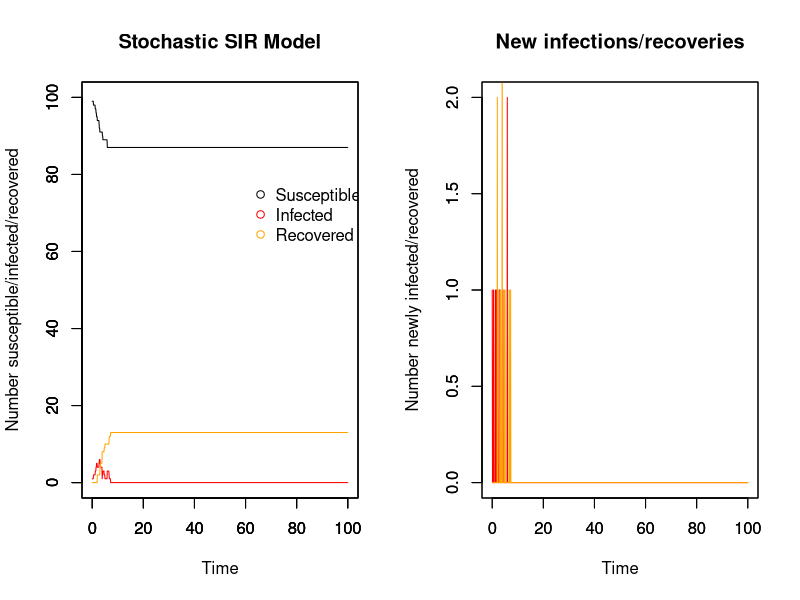
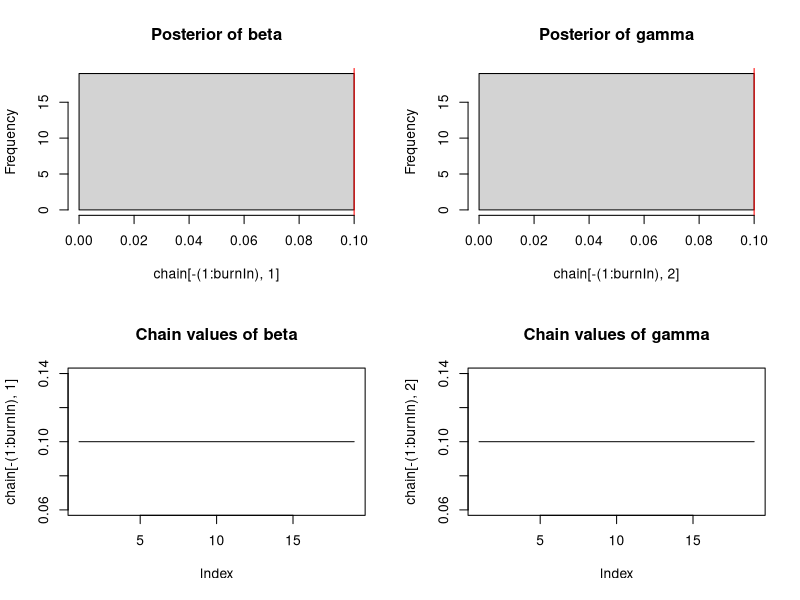

Write the R code that produced these figures, in order.
## Stochastic model with MCMC
## 04/11/17

##########################
## Input values for SIR ##
##########################

# Time
timestep <- 0.1
times <- seq(0, 100, by = timestep)

# Initial population: N-1 susceptible, 1 infectious, 0 recovered
init.values = c(
  S = 100-1,
  I = 1,
  R = 0
)
N = sum(init.values)

# Beta & gammma
beta <- 0.008
gamma <- 0.5

###############
## The model ##
###############

# Array for holding collective disease status information for whole period of time
data <- array(0, dim =c(length(times), length(init.values)+3))
data[,1] <- times # make first column the timesteps to make plotting easier later on
  
# For loops for calculating the numbers susceptible, infected, and recovered at each timepoint
for (time in times){
  if (time == 0){ # Set up the number of S/I/R at time 0
    data[1,2] <- init.values["S"] # number of susceptibles at time 0
    data[1,3] <- init.values["I"] # number of infecteds at time 0
    data[1,4] <- init.values["R"] # number of recovereds at time 0
    data[1,5] <- init.values["I"] # number newly infected at time 0
    data[1,6] <- init.values["R"] # number newly recovered at time 0
      
  } else{
    whole_time <- 1/timestep * time # makes time into the whole number that it corresponds to in the array
    #inf <- rbinom(1, size = data[whole_time,2], prob = foi_t) # number who become infected in this timestep
    #rec <- rbinom(1, size = data[whole_time,3], prob = r_t)# number who become recovered in this timestep
    
    inf <- rbinom(1, size = data[whole_time,2], (1-(exp(-beta*data[whole_time,3]*timestep)))) # number who become infected in this timestep
    rec <- rbinom(1, size = data[whole_time,3], (1-(exp(-gamma*timestep)))) # number who become recovered in this timestep
      
    data[whole_time+1,2] <- data[whole_time,2] - inf # number of susceptibles at other times
      
    data[whole_time+1,3] <- data[whole_time,3]  + inf - rec # number of infecteds at other times
      
    data[whole_time+1,4] <- data[whole_time,4] + rec # number of recovereds at other times
    
    data[whole_time+1,5] <- data[whole_time+1,3] - data[whole_time,3] + data[whole_time+1,4] - data[whole_time,4] # number of newly infected
    
    data[whole_time+1,6] <- data[whole_time+1,4] - data[whole_time,4] # number of newly recovered
  }
}

###############
## SIR plots ##
###############

run_stoch <- data.frame(data) # make array into a dataframe
colnames(run_stoch) <- c("time","S", "I", "R", "new_I", "new_R")

par(mfrow = c(1,2))

# Plot for SIR model
plot(x = run_stoch$time, y = run_stoch$I, type = "line", col = "red", ylim = c(0,N),
     xlab = "Time", ylab = "Number susceptible/infected/recovered", main = "Stochastic SIR Model")
par(new=T)
plot(x = run_stoch$time, y = run_stoch$S, type = "line", ylim = c(0,N), ylab = "", xlab = "") # add susceptible line
par(new=T)
plot(x = run_stoch$time, y = run_stoch$R, type = "line", col = "orange", ylim = c(0,N), ylab = "", xlab = "") # recovered

# Add legend
legend(60, 0.8*N, c("Susceptible", "Infected", "Recovered"), pch = 1, col = c("black", "red", "orange"), bty = "n")

# Plot for newly infected and newly recovered
plot(x = run_stoch$time, y = run_stoch$new_I, type = "line", col = "red", ylim = c(0,max(run_stoch$new_I)),
     xlab = "Time", ylab = "Number newly infected/recovered", main = "New infections/recoveries")
par(new=T)
plot(x = run_stoch$time, y = run_stoch$new_R, type = "line", col = "orange", ylim = c(0,max(run_stoch$new_I)), ylab = "", xlab = "") # add susceptible line

##################################
## Likelihood, prior, posterior ##
##################################

# Likelihood distribution
likelihood <- function(param){
  beta = as.numeric(param[1])
  gamma = as.numeric(param[2])
  total = array(0, dim = (c(nrow(run_stoch))))

  for (i in 1:nrow(run_stoch)){
    betalikelihood = dbinom(run_stoch$new_I[i+1], run_stoch$S[i], (1-(exp(-beta*run_stoch$I[i]*timestep))), log = T)
    gammalikelihood = dbinom(run_stoch$new_R[i+1], run_stoch$I[i], (1-(exp(-gamma*timestep))), log = T)
    #print(betalikelihood)
    #print(betalikelihood + gammalikelihood)
    total[i] = betalikelihood + gammalikelihood
  }
  return(sum(total, na.rm = T))
}

# Prior distribution
prior <- function(param){
  beta = as.numeric(param[1])
  gamma = as.numeric(param[2])
  betaprior = dunif(beta, min = 0, max = 100, log = T)
  gammaprior = dunif(gamma, min = 0, max = 100, log = T)
  print(betaprior + gammaprior)
  return(betaprior + gammaprior)
}

# Posterior distribution
posterior <- function(param){
  return (likelihood(param) + prior(param))
}

proposalfunction <- function(param){ # beta and gamma need to be >0

  beta_prop = rnorm(1, mean = param[1], sd = 1)
  gamma_prop = rnorm(1, mean = param[2], sd = 1)
  return(c(beta_prop, gamma_prop))
}

run_metropolis_MCMC <- function(startvalue, iterations){
  chain = array(dim = c(iterations+1,2))
  chain[1,] = startvalue
  for (i in 1:iterations){
    proposal = proposalfunction(chain[i,])

    # if (proposal[1] < 0.0 | proposal[2] < 0.0){
    #   chain[i+1,] = chain[i,]
    # }
    # else{
      probab = exp(posterior(proposal) - posterior(chain[i,]))
      if (runif(1) < probab){
        chain[i+1,] = proposal
      }else{
        chain[i+1,] = chain[i,]
        }
      #}
  }
  return(chain)
}

# Where to start the chain
startvalue <- c(0.1,0.1)

# Number of runs
iterations = 20
#set.seed(4)
chain <- run_metropolis_MCMC(startvalue, iterations)

# The beginning of the chain is biased towards the starting point, so take them out
# normally burnin is 10%-50% of the runs
burnIn = 0.1*iterations
acceptance <- 1-mean(duplicated(chain[-(1:burnIn),]))

################
## MCMC Plots ##
################

par(mfrow = c(2,2))

hist(chain[-(1:burnIn),1],nclass=30, main="Posterior of beta")
abline(v = mean(chain[-(1:burnIn),1]), col = "red")

hist(chain[-(1:burnIn),2],nclass=30, main="Posterior of gamma")
abline(v = mean(chain[-(1:burnIn),2]), col = "red")

plot(chain[-(1:burnIn),1], type = "l", main = "Chain values of beta")

plot(chain[-(1:burnIn),2], type = "l", main = "Chain values of gamma")

########################################################################################################################

########################################################################################################################